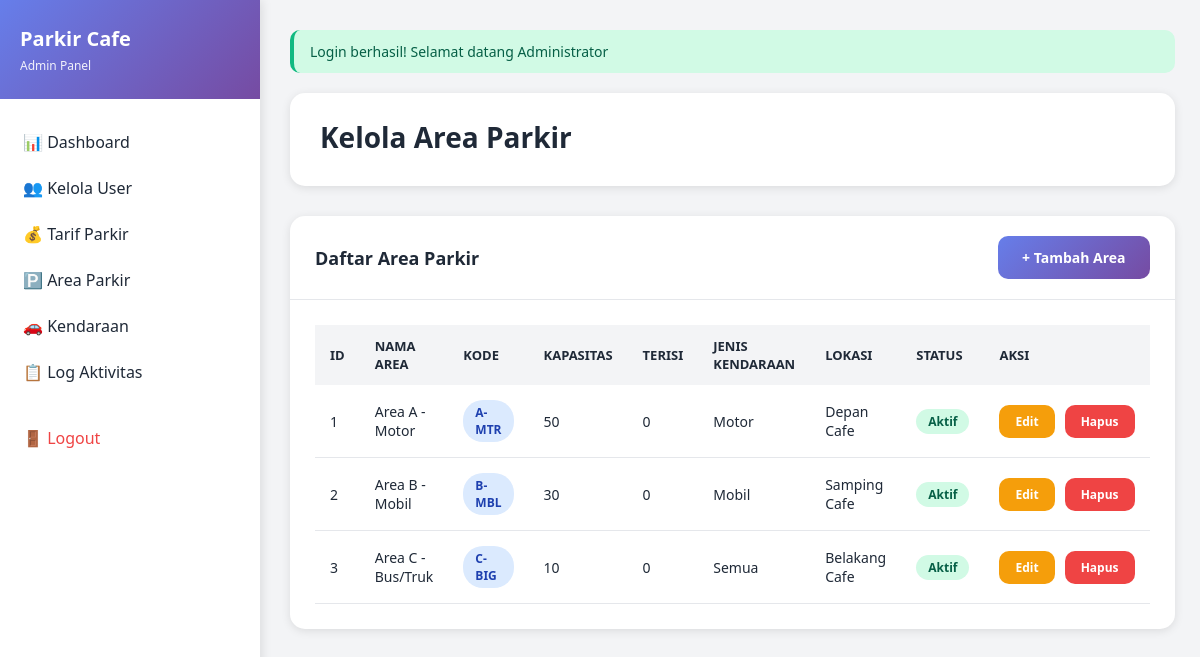
Screenshot of /admin/area (signed in) with the database file from the repository.
### tables this page shows
CREATE TABLE `area_parkir` (
  `id` int(11) NOT NULL,
  `nama_area` varchar(100) NOT NULL,
  `kode_area` varchar(20) NOT NULL,
  `kapasitas` int(11) NOT NULL,
  `terisi` int(11) DEFAULT 0,
  `jenis_kendaraan` enum('motor','mobil','bus','truk','semua') DEFAULT 'semua',
  `lokasi` varchar(200) DEFAULT NULL,
  `status` enum('aktif','nonaktif','maintenance') DEFAULT 'aktif',
  `created_at` timestamp NOT NULL DEFAULT current_timestamp(),
  `updated_at` timestamp NOT NULL DEFAULT current_timestamp() ON UPDATE current_timestamp()
);

### controllers/AdminController.php (called while the page is built, shortened)
<?php
class AdminController extends Controller {
    private $areaModel;
    public function __construct() {
        $this->areaModel = $this->model('AreaModel');
    }
    public function area() {
        $data = [
            'title' => 'Kelola Area Parkir',
            'areas' => $this->areaModel->getAll(),
            'flash' => $this->getFlash()
        ];
        $this->view('admin/area/index', $data);
    }
}

### core/App.php (called while the page is built, shortened)
<?php
class App {
    protected $method = 'login';
    public function __construct() {
        $url = $this->parseURL();
        if (isset($url[0])) {
            $controllerName = ucfirst($url[0]) . 'Controller';
            $controllerPath = __DIR__ . '/../controllers/' . $controllerName . '.php';
            if (file_exists($controllerPath)) {
                unset($url[0]);
            }
        }
        $this->controller = new $this->controller;
        if (isset($url[1])) {
            if (method_exists($this->controller, $url[1])) {
                $this->method = $url[1];
                unset($url[1]);
            }
        }
        $this->params = $url ? array_values($url) : [];
        call_user_func_array([$this->controller, $this->method], $this->params);
    }
    public function parseURL() {
        if (isset($_GET['url'])) {
            $url = rtrim($_GET['url'], '/');
            $url = filter_var($url, FILTER_SANITIZE_URL);
            $url = explode('/', $url);
            return $url;
        }
        return [];
    }
}

### index.php (called while the page is built, shortened)
<?php
$app = new App();

### core/Model.php (called while the page is built, shortened)
<?php
class Model {
    protected $db;
    protected $table;
    public function __construct() {
        $this->db = Database::getInstance()->getConnection();
    }
    public function getAll() {
        $stmt = $this->db->prepare("SELECT * FROM {$this->table}");
        $stmt->execute();
        return $stmt->fetchAll();
    }
}

### config/Database.php (called while the page is built, shortened)
<?php
class Database {
    private static $instance = null;
    private $connection;
    private $host = 'localhost';
    private $dbname = 'parkir_cafe';
    private $username = 'root';
    private $password = '';
    private function __construct() {
        try {
            $this->connection = new PDO(
                "mysql:host={$this->host};dbname={$this->dbname};charset=utf8mb4",
                $this->username,
                $this->password,
                [
                    PDO::ATTR_ERRMODE => PDO::ERRMODE_EXCEPTION,
                    PDO::ATTR_DEFAULT_FETCH_MODE => PDO::FETCH_ASSOC,
                    PDO::ATTR_EMULATE_PREPARES => false
                ]
            );
        } catch (PDOException $e) {
            die("Database connection failed: " . $e->getMessage());
        }
    }
    public static function getInstance() {
        if (self::$instance === null) {
            self::$instance = new self();
        }
        return self::$instance;
    }
    public function getConnection() {
        return $this->connection;
    }
}

### views/admin/area/index.php (the view)
<?php require_once __DIR__ . '/../../layouts/header.php'; ?>
<?php if ($flash): ?>
    <div class="alert alert-<?= $flash['type'] ?>">
        <?= $flash['message'] ?>
    </div>
<?php endif; ?>
<div class="page-header">
    <h1>Kelola Area Parkir</h1>
</div>
<div class="card">
    <div class="card-header">
        <h3 class="card-title">Daftar Area Parkir</h3>
        <a href="<?= BASE_URL ?>admin/createArea" class="btn btn-primary">+ Tambah Area</a>
    </div>
    <div class="card-body">
        <div class="table-responsive">
            <table>
                <thead>
                    <tr>
                        <th>ID</th>
                        <th>Nama Area</th>
                        <th>Kode</th>
                        <th>Kapasitas</th>
                        <th>Terisi</th>
                        <th>Jenis Kendaraan</th>
                        <th>Lokasi</th>
                        <th>Status</th>
                        <th>Aksi</th>
                    </tr>
                </thead>
                <tbody>
                    <?php foreach ($areas as $area): ?>
                    <tr>
                        <td><?= $area['id'] ?></td>
                        <td><?= $area['nama_area'] ?></td>
                        <td><span class="badge badge-info"><?= $area['kode_area'] ?></span></td>
                        <td><?= $area['kapasitas'] ?></td>
                        <td><?= $area['terisi'] ?></td>
                        <td><?= ucfirst($area['jenis_kendaraan']) ?></td>
                        <td><?= $area['lokasi'] ?></td>
                        <td>
                            <?php if ($area['status'] == 'aktif'): ?>
                                <span class="badge badge-success">Aktif</span>
                            <?php else: ?>
                                <span class="badge badge-danger"><?= ucfirst($area['status']) ?></span>
                            <?php endif; ?>
                        </td>
                        <td>
                            <div class="d-flex gap-2">
                                <a href="<?= BASE_URL ?>admin/editArea/<?= $area['id'] ?>" class="btn btn-sm btn-warning">Edit</a>
                                <a href="<?= BASE_URL ?>admin/deleteArea/<?= $area['id'] ?>"
                                   class="btn btn-sm btn-danger"
                                   onclick="return confirmDelete()">Hapus</a>
                            </div>
                        </td>
                    </tr>
                    <?php endforeach; ?>
                </tbody>
            </table>
        </div>
    </div>
</div>
<?php require_once __DIR__ . '/../../layouts/footer.php'; ?>

### public/css/style.css (style rules this page uses)
* { margin: 0; padding: 0; box-sizing: border-box; }
:root { --primary: #667eea; --primary-dark: #5568d3; --secondary: #764ba2; --success: #10b981; --danger: #ef4444; --warning: #f59e0b; --info: #3b82f6; --dark: #1f2937; --light: #f3f4f6; --white: #ffffff; --border: #e5e7eb; --shadow: rgba(0, 0, 0, 0.1); --shadow-lg: rgba(0, 0, 0, 0.15); }
body { font-family: 'Segoe UI', Tahoma, Geneva, Verdana, sans-serif; background: linear-gradient(135deg, #667eea 0%, #764ba2 100%); min-height: 100vh; color: var(--dark); }
.btn { display: inline-block; padding: 12px 24px; border: none; border-radius: 10px; font-size: 14px; font-weight: 600; cursor: pointer; transition: all 0.3s ease; text-decoration: none; text-align: center; }
.btn-primary { background: linear-gradient(135deg, var(--primary) 0%, var(--secondary) 100%); color: var(--white); }
.btn-danger { background: var(--danger); color: var(--white); }
.btn-warning { background: var(--warning); color: var(--white); }
.btn-sm { padding: 8px 16px; font-size: 12px; }
.alert { padding: 12px 16px; border-radius: 10px; margin-bottom: 20px; font-size: 14px; animation: slideDown 0.3s ease; }
.alert-success { background: #d1fae5; color: #065f46; border-left: 4px solid var(--success); }
.page-header { background: var(--white); padding: 25px 30px; border-radius: 15px; margin-bottom: 30px; box-shadow: 0 2px 10px var(--shadow); }
.page-header h1 { font-size: 28px; color: var(--dark); margin-bottom: 5px; }
.card { background: var(--white); border-radius: 15px; box-shadow: 0 2px 10px var(--shadow); margin-bottom: 30px; }
.card-header { padding: 20px 25px; border-bottom: 1px solid var(--border); display: flex; justify-content: space-between; align-items: center; }
.card-title { font-size: 18px; font-weight: 600; color: var(--dark); }
.card-body { padding: 25px; }
.table-responsive { overflow-x: auto; }
table { width: 100%; border-collapse: collapse; }
table thead { background: var(--light); }
table th { padding: 12px 15px; text-align: left; font-weight: 600; color: var(--dark); font-size: 13px; text-transform: uppercase; }
table td { padding: 15px; border-bottom: 1px solid var(--border); font-size: 14px; }
.badge { display: inline-block; padding: 4px 12px; border-radius: 20px; font-size: 12px; font-weight: 600; }
.badge-success { background: #d1fae5; color: #065f46; }
.badge-info { background: #dbeafe; color: #1e40af; }
.d-flex { display: flex; }
.gap-2 { gap: 10px; }

### rows the page displays
area_parkir: id "1", nama_area "Area A - Motor", kode_area "A-MTR", kapasitas "50", terisi "0", jenis_kendaraan "Motor", lokasi "Depan Cafe", status "Aktif"
area_parkir: id "2", nama_area "Area B - Mobil", kode_area "B-MBL", kapasitas "30", terisi "0", jenis_kendaraan "Mobil", lokasi "Samping Cafe", status "Aktif"
area_parkir: id "3", nama_area "Area C - Bus/Truk", kode_area "C-BIG", kapasitas "10", terisi "0", jenis_kendaraan "Semua", lokasi "Belakang Cafe", status "Aktif"

### other values shown
$_SESSION['role'] "Admin"
$flash['message'] "Login berhasil! Selamat datang Administrator"
